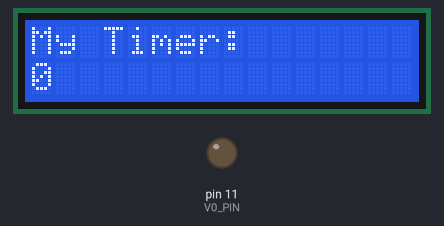
Simulated run of this sketch. Board: Arduino Uno, built with avr-gcc and run on an emulated ATmega328P. On the bench: 16×2 character LCD, output pins drawn as LEDs (lit = HIGH).

Above: at 0.1 s.
At 1.1 s:
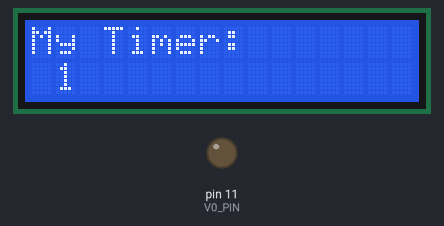
At 2.1 s:
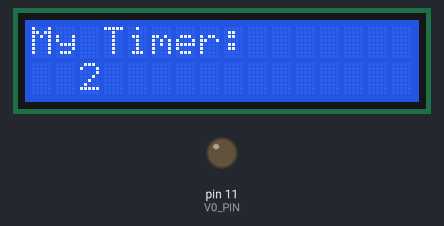
At 4.1 s:
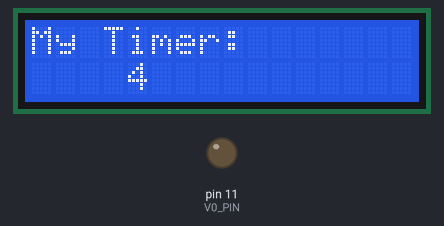
At 6.1 s:
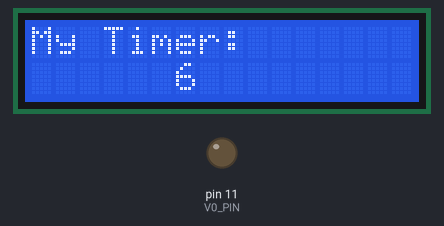
At 9.1 s:
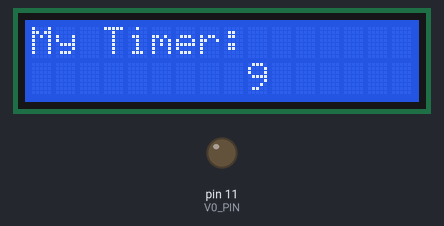

The sketch:

LCD_Test.ino
```cpp
#include <LiquidCrystal.h>

const int V0_PIN = 11;
const int RS_PIN = 10;
const int E_PIN = 9;
const int DB4_PIN = 2;
const int DB5_PIN = 3;
const int DB6_PIN = 4;
const int DB7_PIN = 5;

const int WAIT_TIME = 1000;

LiquidCrystal LCD(RS_PIN, E_PIN, DB4_PIN, DB5_PIN, DB6_PIN, DB7_PIN);

void setup()
{
    pinMode(V0_PIN, OUTPUT);
    LCD.begin(16, 2);
    LCD.setCursor(0, 0);    // Print from upper left
    LCD.print("My Timer: ");
    analogWrite(V0_PIN, 0);
}

void loop()
{
	for (int i=0;i<10;i++)
    {
        LCD.setCursor(0, 1);
        LCD.print("                ");
        LCD.setCursor(i, 1);    // Print from second row
        LCD.print(i);
        delay(WAIT_TIME);
    }
}
```

Measured:
- by itself, everything shown: repeats every 10.0 s, in 10 steps
- what the display in image 1 shows lasts 1.0 s, from 1.1 s to 2.1 s
